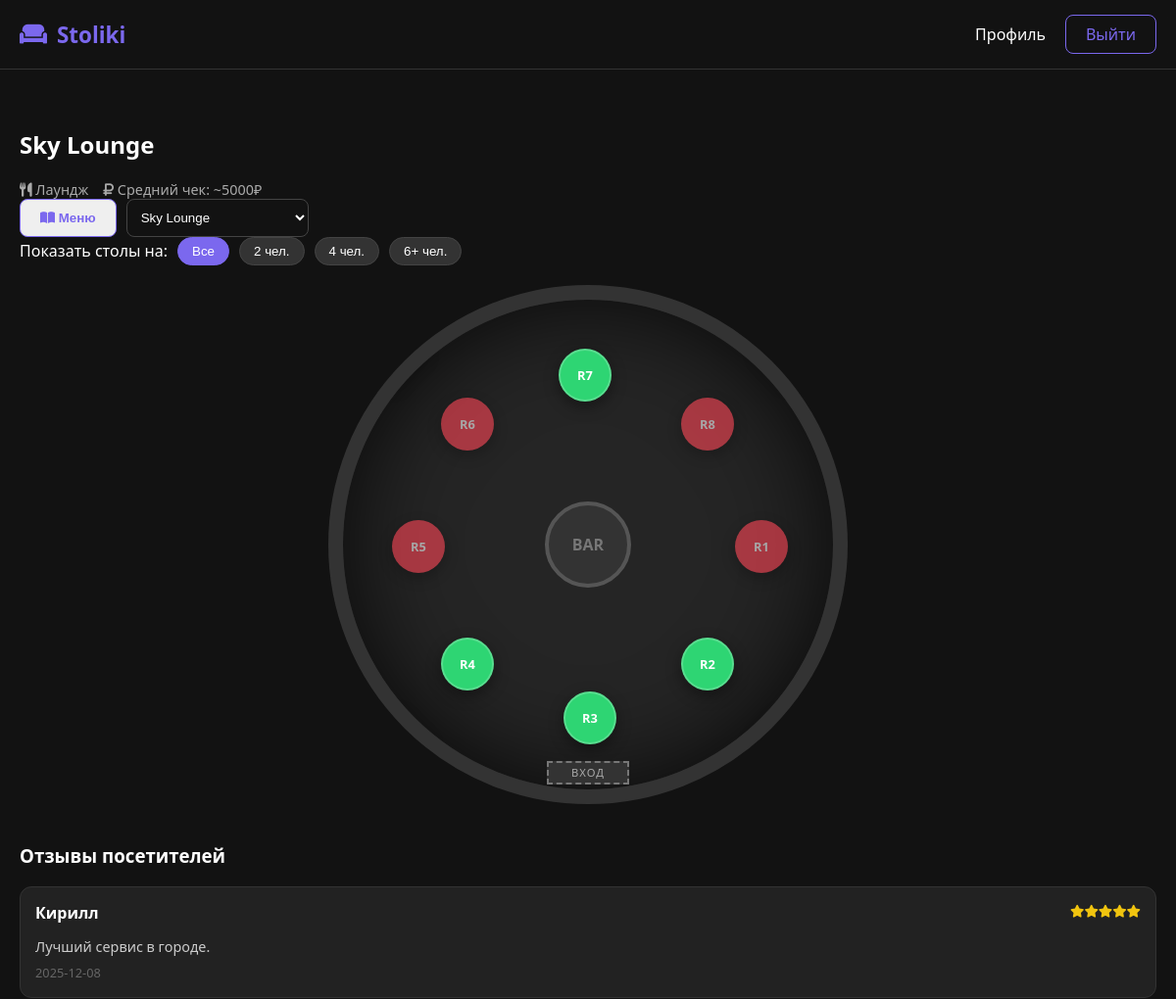
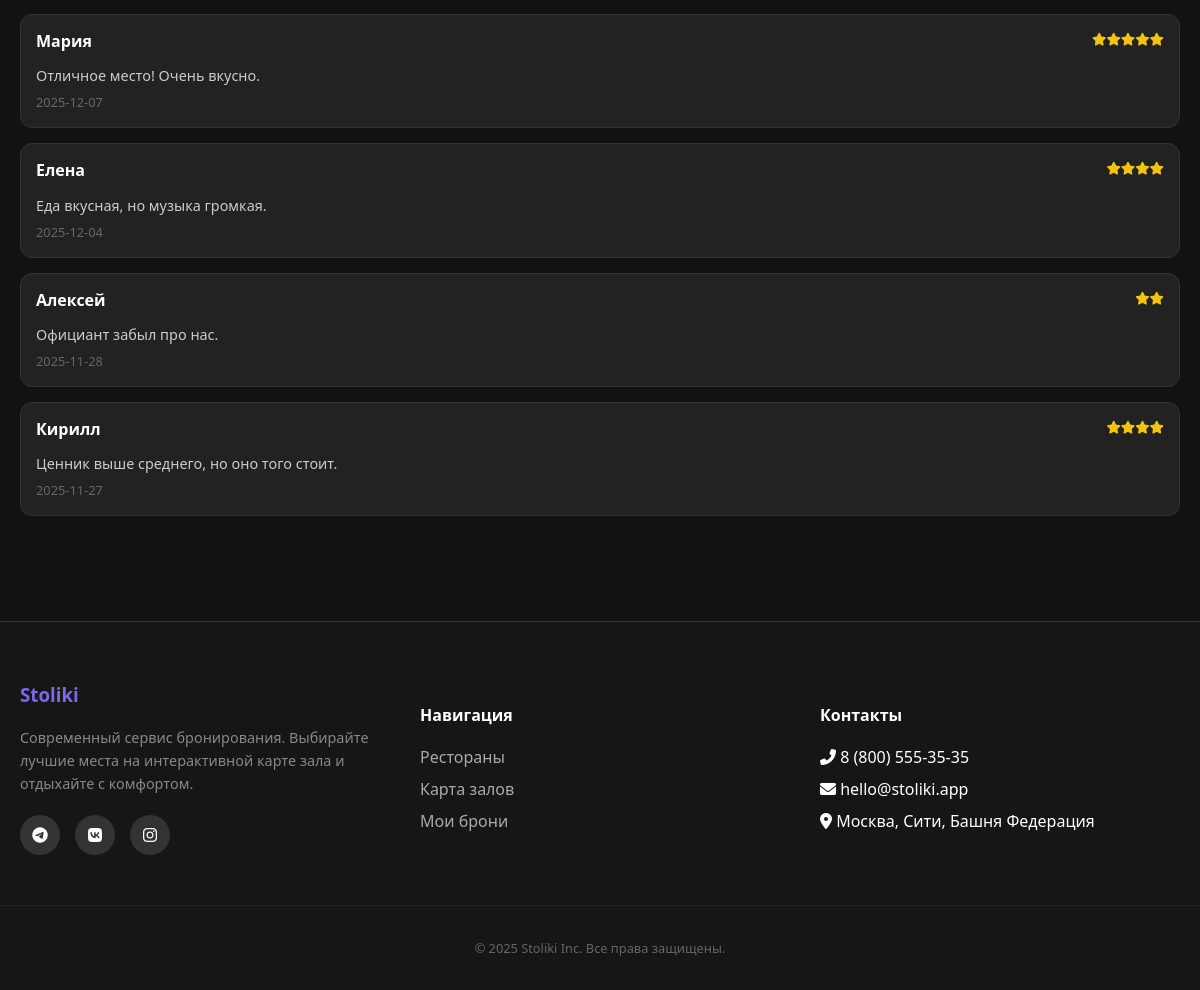
The page /booking?cafe=3 (signed in) on the database its author committed (2 pictures, top to bottom).
### tables this page shows
CREATE TABLE cafes (
        id INTEGER PRIMARY KEY AUTOINCREMENT,
        name TEXT NOT NULL, address TEXT NOT NULL, cuisine TEXT NOT NULL, is_24h INTEGER DEFAULT 0,
        avg_check INTEGER DEFAULT 1500, tags TEXT DEFAULT "");

CREATE TABLE tables (
        id INTEGER PRIMARY KEY AUTOINCREMENT,
        cafe_id INTEGER, number TEXT NOT NULL, seats INTEGER NOT NULL,
        pos_x INTEGER DEFAULT 0, pos_y INTEGER DEFAULT 0,
        shape TEXT DEFAULT 'rect', rotation INTEGER DEFAULT 0,
        FOREIGN KEY(cafe_id) REFERENCES cafes(id));

CREATE TABLE reviews (
        id INTEGER PRIMARY KEY AUTOINCREMENT,
        cafe_id INTEGER, user_name TEXT, rating INTEGER, text TEXT, date TEXT,
        FOREIGN KEY(cafe_id) REFERENCES cafes(id));

### app.py (the view, shortened to what this page needs)
@app.route('/booking', methods=['GET', 'POST'])
def booking():
    if 'user_id' not in session: return redirect(url_for('login'))
    conn = get_db_connection()
    selected_cafe_id = request.args.get('cafe', 1)
    current_cafe = conn.execute("SELECT * FROM cafes WHERE id=?", (selected_cafe_id,)).fetchone()
    cafes = conn.execute("SELECT id, name FROM cafes").fetchall()
    tables = conn.execute("SELECT * FROM tables WHERE cafe_id=?", (selected_cafe_id,)).fetchall()
    reviews = conn.execute("SELECT * FROM reviews WHERE cafe_id=? ORDER BY date DESC LIMIT 5",
                           (selected_cafe_id,)).fetchall()
    today = datetime.now().strftime('%Y-%m-%d')
    real_bookings = [r['table_id'] for r in conn.execute("SELECT table_id FROM bookings WHERE cafe_id=? AND date=?",
                                                         (selected_cafe_id, today)).fetchall()]
    seed = int(time.time() // 300)
    random.seed(seed + int(selected_cafe_id))
    table_statuses = {}
    for t in tables:
        t_id = t['id']
        if t_id in real_bookings:
            table_statuses[t_id] = 'occupied'
        else:
            rand = random.random()
            table_statuses[t_id] = 'free' if rand < 0.6 else 'occupied' if rand < 0.9 else 'booked'
    conn.close()
    return render_template('booking.html', current_cafe=current_cafe, all_cafes=cafes, tables=tables,
                           table_statuses=table_statuses, today=today, reviews=reviews)

### app.py (called while the page is built)
def get_db_connection():
    conn = sqlite3.connect('database.db')
    conn.row_factory = sqlite3.Row
    return conn

### templates/booking.html (shortened to what this page needs)
{% extends "base.html" %}
{% block content %}
<div class="container">
    <div class="booking-header">
        <div>
            <h2>{{ current_cafe.name }}</h2>
            <div style="display:flex; gap:15px; margin-top:5px; color:#aaa; font-size:0.9rem;">
                <span><i class="fas fa-utensils"></i> {{ current_cafe.cuisine }}</span>
                <span><i class="fas fa-ruble-sign"></i> Средний чек: ~{{ current_cafe.avg_check }}₽</span>
            </div>
        </div>
        <div style="display:flex; gap:10px;">
             <button class="btn-outline" onclick="openMenu()"><i class="fas fa-book-open"></i> Меню</button>
             <form action="{{ url_for('booking') }}" method="GET" class="cafe-selector">
                <select name="cafe" onchange="this.form.submit()">
                    {% for c in all_cafes %}
                    <option value="{{ c.id }}" {% if c.id == current_cafe.id %}selected{% endif %}>{{ c.name }}</option>
                    {% endfor %}
                </select>
            </form>
        </div>
    </div>
    <div class="people-filter">
        <span>Показать столы на:</span>
        <button class="filter-chip active" onclick="filterTables('all', this)">Все</button>
        <button class="filter-chip" onclick="filterTables(2, this)">2 чел.</button>
        <button class="filter-chip" onclick="filterTables(4, this)">4 чел.</button>
        <button class="filter-chip" onclick="filterTables(6, this)">6+ чел.</button>
    </div>
    <div class="booking-wrapper">
        <div class="restaurant-map-container layout-type-{{ current_cafe.id }}" id="map-container">
            {% if current_cafe.id == 3 %}
                <div class="central-bar">BAR</div>
                <div class="map-door" style="bottom: 5px; left: 50%; transform: translateX(-50%);">Вход</div>
            {% endif %}
            {% for table in tables %}
                {% set status = table_statuses[table.id] %}
                <div class="map-element table-spot shape-{{ table.shape }} status-{{ status }}"
                     style="left: {{ table.pos_x }}%; top: {{ table.pos_y }}%; transform: rotate({{ table.rotation }}deg);"
                     data-id="{{ table.id }}"
                     data-number="{{ table.number }}"
                     data-seats="{{ table.seats }}"
                     data-status="{{ status }}"
                     onclick="selectTable(this)">
                    <span style="transform: rotate(-{{ table.rotation }}deg);">{{ table.number }}</span>
                </div>
            {% endfor %}
        </div>
        <div class="reviews-section">
            <h3>Отзывы посетителей</h3>
            <div class="reviews-list">
                {% for review in reviews %}
                <div class="review-card">
                    <div class="review-header">
                        <span class="review-author">{{ review.user_name }}</span>
                        <div class="review-rating">
                            {% for i in range(review.rating) %}<i class="fas fa-star"></i>{% endfor %}
                        </div>
                    </div>
                    <p class="review-text">{{ review.text }}</p>
                    <span class="review-date">{{ review.date }}</span>
                </div>
                {% endfor %}
            </div>
        </div>
    </div>
</div>
{% endblock %}

### static/css/styles.css (style rules this page uses)
:root { --bg: #121212; --surface: #1e1e1e; --surface-glass: rgba(30, 30, 30, 0.85); --primary: #7b68ee; --primary-glow: rgba(123, 104, 238, 0.4); --text-main: #ffffff; --text-muted: #b3b3b3; --danger: #ff4757; --success: #2ed573; --warning: #ffa502; --nav-height: 70px; }
body { background-color: var(--bg); color: var(--text-main); font-family: 'Segoe UI', system-ui, sans-serif; margin: 0; min-height: 100vh; display: flex; flex-direction: column; }
.btn-outline { border: 1px solid var(--primary); padding: 8px 20px; border-radius: 8px; color: var(--primary) !important; font-weight: 600; }
select { width: 100%; padding: 10px; background: #121212; border: 1px solid #444; color: white; border-radius: 8px; }
.restaurant-map-container { background: #252525; border: 4px solid #444; border-radius: 16px; height: 500px; position: relative; margin-bottom: 20px; overflow: hidden; box-shadow: inset 0 0 100px rgba(0,0,0,0.8); }
.layout-type-3 { border-radius: 50%; border: 15px solid #333; width: 500px; height: 500px; margin: 20px auto; }
.central-bar { position: absolute; top: 50%; left: 50%; transform: translate(-50%, -50%); width: 80px; height: 80px; background: #333; border-radius: 50%; border: 4px solid #555; display: flex; align-items: center; justify-content: center; color: #777; z-index: 5; font-weight: bold; }
.map-door { position: absolute; background: #333; border: 2px dashed #777; color: #aaa; width: 80px; height: 20px; display: flex; align-items: center; justify-content: center; font-size: 0.7rem; z-index: 5; text-transform: uppercase; letter-spacing: 1px; }
.map-element { position: absolute; display: flex; align-items: center; justify-content: center; color: #fff; font-weight: bold; font-size: 0.8rem; cursor: pointer; transition: all 0.3s cubic-bezier(0.175, 0.885, 0.32, 1.275); box-shadow: 0 5px 15px rgba(0,0,0,0.4); }
.shape-square { width: 50px; height: 50px; border-radius: 8px; }
.shape-round { width: 50px; height: 50px; border-radius: 50%; }
.status-free { background: var(--success); border: 2px solid rgba(255,255,255,0.2); }
.status-booked { background: var(--warning); opacity: 0.8; cursor: not-allowed; border: 2px solid transparent; }
.status-occupied { background: var(--danger); opacity: 0.6; cursor: not-allowed; border: 2px solid transparent; }
.people-filter { display: flex; gap: 10px; align-items: center; margin-bottom: 20px; }
.filter-chip { background: #333; border: 1px solid #444; color: white; padding: 6px 14px; border-radius: 20px; cursor: pointer; transition: 0.2s; }
.filter-chip.active { background: var(--primary); border-color: var(--primary); }
.reviews-section { margin-top: 40px; }
.review-card { background: #222; padding: 15px; border-radius: 12px; margin-bottom: 15px; border: 1px solid #333; }
.review-header { display: flex; justify-content: space-between; margin-bottom: 5px; }
.review-author { font-weight: bold; color: white; }
.review-rating { color: #f1c40f; font-size: 0.8rem; }
.review-text { font-size: 0.9rem; color: #ccc; margin-bottom: 5px; }
.review-date { font-size: 0.8rem; color: #666; }

### rows shown on the page
cafes: name "Sky Lounge", cuisine "Лаундж", avg_check "5000"
tables: number "R1"
tables: number "R2"
tables: number "R3"
tables: number "R4"
tables: number "R5"
tables: number "R6"
tables: number "R7"
tables: number "R8"
reviews: user_name "Кирилл", rating 5 (drawn), text "Лучший сервис в городе.", date "2025-12-08"
reviews: user_name "Мария", rating 5 (drawn), text "Отличное место! Очень вкусно.", date "2025-12-07"
reviews: user_name "Елена", rating 4 (drawn), text "Еда вкусная, но музыка громкая.", date "2025-12-04"
reviews: user_name "Алексей", rating 2 (drawn), text "Официант забыл про нас.", date "2025-11-28"
reviews: user_name "Кирилл", rating 4 (drawn), text "Ценник выше среднего, но оно того стоит.", date "2025-11-27"

### other values the page prints
form field cafe "Sky Lounge"
